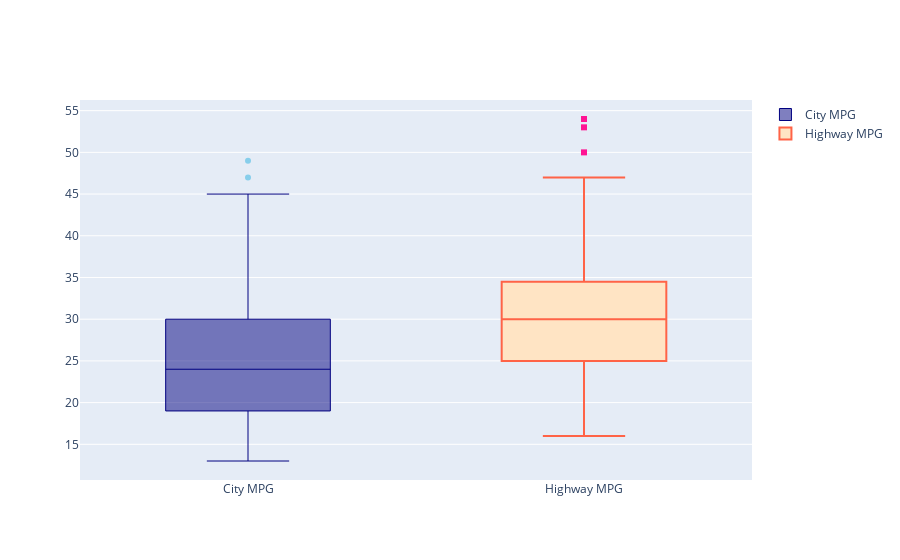

Notebook code cell kept with this figure:
### Code cell
data = [trace0, trace1]

offline.iplot(data)

### Figure 1 — Plotly figure (JSON) as saved in the notebook; plotly's stock layout.template omitted (floating-point values rounded to 4 significant figures; data arrays with more than 128 entries replaced by an {"elided": "..."} marker saying what was removed)
{"data": [{"line": {"color": "navy", "width": 1}, "marker": {"color": "skyblue"}, "name": "City MPG", "type": "box", "y": {"elided": "205 int values"}}, {"fillcolor": "bisque", "line": {"color": "tomato"}, "marker": {"color": "deeppink", "symbol": "square"}, "name": "Highway MPG", "type": "box", "y": {"elided": "205 int values"}}], "layout": {}}
